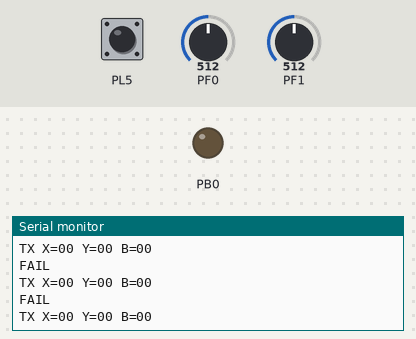
Recording of a program running on a simulated ATmega2560, built with avr-gcc and emulated at 16 MHz. Parts: output pins drawn as LEDs (lit = HIGH), the last lines printed to the serial monitor. The test bench sets the inputs (shaded band); at power-on: PF0 = 512, PF1 = 512, PL5 HIGH. Pins used as bus, display or sensor lines are not drawn.

Above: at 1.2 s.
1.3 s: PF0 set to 306
At 1.4 s:
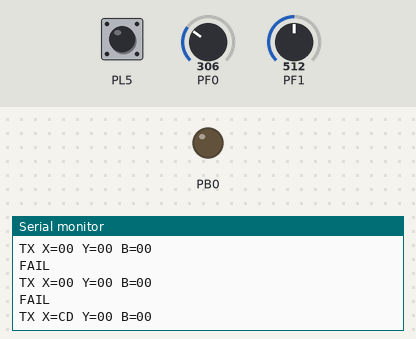
2.9 s: PF1 set to 306
At 2.98 s:
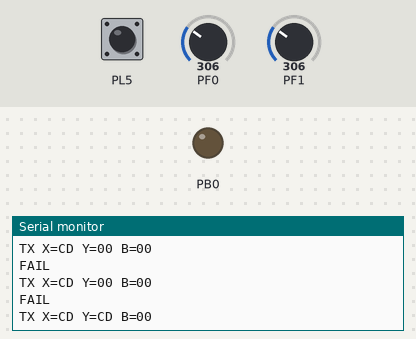
4.5 s: PF0 set to 230
At 4.56 s:
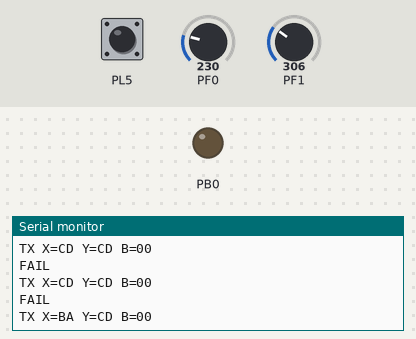
6.1 s: PF1 set to 230
At 6.13 s:
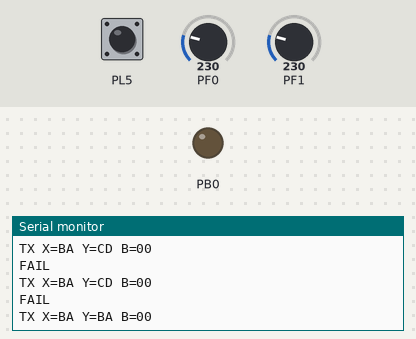

The program:

main.cpp
```cpp
#include <avr/io.h>

#define F_CPU 16000000
#include <util/delay.h>

#include "nrf24.h"
#include "uart.h"
#include "Joydriver.h"
#include "controller_packet.h"

void UART_SendHex(uint8_t val)
{
	const char hex[] = "0123456789ABCDEF";
	UART_SendChar(hex[(val >> 4) & 0x0F]);
	UART_SendChar(hex[val & 0x0F]);
}

static int8_t JoyNormalizeAxis(uint16_t raw)
{
	int16_t centered = (int16_t)raw - 512;
	int16_t scaled = centered / 4;

	if (scaled > 127) scaled = 127;
	if (scaled < -127) scaled = -127;

	return (int8_t)scaled;
}


static void BuildControllerPacket(ControllerPacket *pkt)
{
	JoyRaw jr;

	pkt->joyX = 0;
	pkt->joyY = 0;
	pkt->buttons = 0;
	pkt->flags = 0;

	if (!JoyReadRaw(&jr)) {
		return;
	}

	pkt->joyX = JoyNormalizeAxis(jr.x);
	pkt->joyY = JoyNormalizeAxis(jr.y);

	if (jr.sw) {
		pkt->buttons |= CTRL_BTN_JOYSTICK;
	}

	pkt->flags |= CTRL_FLAG_VALID;
}

// TX-Code

int main(void)
{
	const uint8_t addr[5] = { 'N','R','F','2','4' };
	ControllerPacket pkt;

	UART_Init();
	JoyInit();

	UART_SendString("TX START\r\n");

	NRF24Init();
	NRF24InitTX(40, sizeof(ControllerPacket), addr);

	while (1)
	{
		BuildControllerPacket(&pkt);

		UART_SendString("TX X=");
		UART_SendHex((uint8_t)pkt.joyX);
		UART_SendString(" Y=");
		UART_SendHex((uint8_t)pkt.joyY);
		UART_SendString(" B=");
		UART_SendHex(pkt.buttons);
		UART_SendString("\r\n");

		if (NRF24SendPacket((const uint8_t*)&pkt, sizeof(ControllerPacket))) {
			UART_SendString("OK\r\n");
			} else {
			UART_SendString("FAIL\r\n");
		}

		_delay_ms(50);
	}
}

// RX-Code
/*
int main(void)
{
	const uint8_t addr[5] = { 'N','R','F','2','4' };
	ControllerPacket pkt;

	UART_Init();
	UART_SendString("RX START\r\n");

	NRF24Init();
	NRF24InitRX(40, sizeof(ControllerPacket), addr);

	while (1)
	{
		if (NRF24DataReady()) {
			NRF24ReceivePacket((uint8_t*)&pkt, sizeof(ControllerPacket));

			UART_SendString("RX X=");
			UART_SendHex((uint8_t)pkt.joyX);
			UART_SendString(" Y=");
			UART_SendHex((uint8_t)pkt.joyY);
			UART_SendString(" B=");
			UART_SendHex(pkt.buttons);
			UART_SendString(" F=");
			UART_SendHex(pkt.flags);
			UART_SendString("\r\n");
		}
	}
}
*/
```

controller_packet.h
```cpp
#ifndef CONTROLLER_PACKET_H
#define CONTROLLER_PACKET_H

#include <stdint.h>

#define CTRL_BTN_JOYSTICK   (1 << 0)
#define CTRL_FLAG_VALID     (1 << 0)

typedef struct {
	int8_t joyX;       // -127 .. 127
	int8_t joyY;       // -127 .. 127
	uint8_t buttons;   // bitfelt
	uint8_t flags;     // reserveret / valid
} ControllerPacket;

#endif
```

nrf24.cpp
```cpp
/************************************************************
File name: "nrf24.cpp"

Minimal driver for nRF24L01 on ATmega2560.
Version 1: fixed payload, no auto-ack, no retransmit,
polling-based TX/RX.

Intended for:
- understanding the datasheet
- testing register access over SPI
- testing TX/RX between two MCUs

Max MCU clock = 16 MHz

ATmega2560 hardware SPI:
MOSI: PB2
MISO: PB3
SCK : PB1
SS  : PB0

Choose CE and CSN freely

************************************************************/

#include <avr/io.h>

#define F_CPU 16000000
#include <util/delay.h>

// #include <avr/cpufunc.h>  // _NOP()
// Ovenstående bruges ikke, selvom vi laver timing

#include "nrf24.h"

// PINS DEFINITIONS /////////////////////////////////////

// CE (Chip Enable Activates RX or TX mode)
#define NRF_CE_DDR DDRL
#define NRF_CE_PORT PORTL
#define NRF_CE_BIT 7

// CSN (SPI Chip Select)
#define NRF_CSN_DDR DDRL
#define NRF_CSN_PORT PORTL
#define NRF_CSN_BIT 6

// Dedicated SPI pins on ATMega2560
#define NRF_SPI_DDR DDRB
#define NRF_SPI_PORT PORTB
#define NRF_MOSI_BIT 2 // Page 2 from ATMega2560 databook
#define NRF_MISO_BIT 3
#define NRF_SCK_BIT 1
#define NRF_SS_BIT 0

// COMMAND SET /////////////////////////////////////////////////////////////////

#define NRF_CMD_R_REGISTER 0b00000000 // - R_REGISTER Command name
#define NRF_CMD_W_REGISTER 0b00100000 // - W_REGISTER Command name
#define NRF_CMD_R_RX_PAYLOAD 0b01100001 // - R_RX_PAYLOAD Command name
#define NRF_CMD_W_TX_PAYLOAD 0b10100000 // - W_TX_PAYLOAD Command name
#define NRF_CMD_FLUSH_TX 0b11100001 // - FLUSH_TX Command name
#define NRF_CMD_FLUSH_RX 0b11100010 // - FLUSH_RX Command name
#define NRF_CMD_NOP 0b11111111 // - NOP Command name

#define NRF_CMD_REGISTER_MAP_ADDRESS 0b00011111 // AAAAA = 5 bit Register Map Address

// REGISTER MAP ////////////////////////////////////////////////////////////////

#define NRF_REG_CONFIG 0x00
#define NRF_REG_EN_AA 0x01
#define NRF_REG_EN_RXADDR 0x02
#define NRF_REG_SETUP_AW 0x03
#define NRF_REG_SETUP_RETR 0x04
#define NRF_REG_RF_CH 0x05
#define NRF_REG_RF_SETUP 0x06
#define NRF_REG_STATUS 0x07
#define NRF_REG_RX_ADDR_P0 0x0A // Receive address data pipe 0. 5 Bytes maximumlength. (LSByte is written first. Write the number of bytes defined by SETUP_AW)

// We only have one receiver, so we don't define the other data pipes

#define NRF_REG_TX_ADDR 0x10
#define NRF_REG_RX_PW_P0 0x11
#define NRF_REG_FIFO_STATUS 0x17

// BIT DEFINITIONS /////////////////////////////////////////////////////////////

//NRF_"RegisterMnemonic"_"BitMnemonic"

#define NRF_CONFIG_EN_CRC 3
#define NRF_CONFIG_CRCO 2
#define NRF_CONFIG_PWR_UP 1
#define NRF_CONFIG_PRIM_RX 0

#define NRF_STATUS_RX_DR 6
#define NRF_STATUS_TX_DS 5
#define NRF_STATUS_MAX_RT 4

#define NRF_FIFO_RX_EMPTY 0

// LOCAL FUNCTIONS /////////////////////////////////////////////////////////////

static void NRF24CEHigh(void) // We define this, since this signal is active high and is used to activate the chip in RX or TX mode
{
	NRF_CE_PORT |= (1 << NRF_CE_BIT); // Behold alt - men sørg for at denne bit (NRF_CE_BIT) er 1 for CE-port'en (Port L)
}

static void NRF24CELow(void) // We define this, since this signal is active high and is used to activate the chip in RX or TX mode
{
	NRF_CE_PORT &= ~(1 << NRF_CE_BIT); // Behold alt   men sørg for at denne bit (NRF_CE_BIT) er 0 for CE-port'en (Port L)
}

static void NRF24CSNHigh(void) // We define this, since this initiates either SPI read og write operation
{
	NRF_CSN_PORT |= (1 << NRF_CSN_BIT); // Behold alt - men sørg for at denne bit (NRF_CSN_BIT) er 1 for CSN-port'en (Port L)
}

static void NRF24CSNLow(void)
{
	NRF_CSN_PORT &= ~(1 << NRF_CSN_BIT); // Behold alt   men sørg for at denne bit (NRF_CSN_BIT) er 0 for CSN-port'en (Port L)
}

static void NRF24SPIInit(void)
{
	// "Set MOSI, SS and SCK output, all others input" (Reference: ATMega2560 DataBook, page 193, C Code Example)

	// NRF_SPI_DDR = (1 << NRF_MOSI_BIT) | (1 << NRF_SCK_BIT) | (1 << NRF_SS_BIT);

	// Bedre implementering er at vi ikke overskriver hele DDRB
	NRF_SPI_DDR |= (1 << NRF_MOSI_BIT) | (1 << NRF_SCK_BIT) | (1 << NRF_SS_BIT);
	NRF_SPI_DDR &= ~(1 << NRF_MISO_BIT);

	// "Enable SPI, Master, set clock rate fck/16" (Reference: ATMega2560 DataBook, page 193, C Code Example)
	// SPE: SPI Enable - "When the SPE bit is written to one, the SPI is enabled. This bit must be set to enable any SPI operations." - (Reference: ATMega2560 DataBook, page 197, SPCR Bit 6)
	// MSTR: Master/Slave Select - "This bit selects Master SPI mode when written to one, and Slave SPI mode when written logic zero." - (Reference: ATMega2560 DataBook, page 197, SPCR Bit 4)
	// Bits 1, 0   SPR1, SPR0: SPI Clock Rate Select 1 and 0 - "These two bits control the SCK rate of the device configured as a Master." - (Reference: ATMega2560 DataBook, page 198, SPCR Bits 1, 0)
		// Kombination ved at enable SPR0 bit og disable SPR1 bit gør at vi får en SCK frekvens på fosc/ 16 --> 16 MHz / 16 = 1 MHz
		// SCK Frekvens på 1 MHz er fint som clock til nRF24L01

	SPCR = (1 << SPE) | (1 << MSTR) | (1 << SPR0); // SPCR - SPI Control Register

	// BEMÆRK AT CPOL BIT 3 OG CPHA BIT 2 ER BEGGE 0, FORDI AT NÅR MAN OBSERVERER TIMING DIAGRAMMET FOR nRF24L01, SÅ ER CPOL = 0 og CPHA = 0
	// ---> DERFOR SÆTTER VI DE TO BITS (3 og 2) TIL LOW

	// BEMÆRK AT PÅ TIMING DIAGRAMMET FOR nRF24L01, SÅ ER DET MSB FIRST. I Figure 21-3 i ATMega2560 databook'en, så sætter man DORD = 0, for at få MSB first
	// "DORD" er bit 5 i SPCR
	SPSR = 0;
}

static uint8_t NRF24SPITransceive(uint8_t data) // "8 bit command set" + "Command word: MSBit to LSBit (one byte)" + "You can use the SPI to   by 1 byte SPI commands..."
{
	/* Start transmission */
	SPDR = data;

	/* Wait for transmission complete */
	/*while(!(SPSR & (1<<SPIF))) // FIND UD AF HVAD DET HER GØR
	{}
	return SPDR */

	while(!(SPSR & (1<<SPIF))) // FIND UD AF HVAD DET HER GØR
	;

	// (Ovenstående er reference: ATMega2560 DataBook, page 193, C Code Example)

	return SPDR;
}

static void NRF24PinsInit(void)
{
	// Control pins are outputs

	NRF_CE_DDR  |= (1 << NRF_CE_BIT);
	NRF_CSN_DDR |= (1 << NRF_CSN_BIT);

	NRF24CELow(); // "No ongoing packet transmission" - Standby-I operational mode (Observer afsnit 6.1.6 omkring nRF24 main modes)
	// Vi starter med at der ikke udføres packet transmission --> De kalder det "Standby-I" mode.
	// CE har "PWR_UP" bitten tilfælles, for at forklare de modes, som nRF24 kan være i. Med udelukkelsesmetoden kan man bare sætte CE low, så at man er pr. automatik i Standby-I mode og ikke laver packet transmission

	NRF24CSNHigh(); // Når CSN = LOW --> Chip er valgt (aktiv), Når CSN = HIGH --> Chip er ikke valgt (inaktiv) på SPI
	// Observer timing diagram også at når CSN er høj, så er nRF24L01 IKKE aktiv på SPI (page 47 på datablad af nRF24)
}

static void NRF24WriteCommand(uint8_t cmd) // Kig på timing diagrammet på nRF24L01
{
	NRF24CSNLow();
	NRF24SPITransceive(cmd);
	NRF24CSNHigh();
}

static void NRF24StartUpDelay(void) // Transition State (Observer legend i state machine diagram for radio control)
{
	// Tpd2stby - PowerDown --> Standby mode : MAX 1.5 ms MED INTERNAL CRYSTAL OSCILLATOR
	// Siden MAX --> "Efter 1.5 ms er vi GARANTERET klar" --> Put derfor en buffer på 2 ms
	_delay_ms(2);

	// KIG PÅ STATE MACHINE DIAGRAMMET FOR RADIO CONTROL
	// Altså, når nRF24 har power --> Så sættes "PWR_UP" til 1
	// DER GÅR I HVERTFALD 1.5 ms (kaldt "Start Up") --> DERMED ER MAN GARANTERET AT VÆRE I "Standby-I" mode
}

static void NRF24TX_RXSettlingDelay(void) // Transition State (Observer legend i state machine diagram for radio control)
{
	// Tstby2a - Standby modes --> TX/RX mode : MAX 130 us
	// Siden MAX --> "Efter 130 us er vi GARANTERET klar" --> Put derfor en buffer på 200 us
	_delay_us(200);

	// KIG PÅ STATE MACHINE DIAGRAMMET FOR RADIO CONTROL
	// Altså når nRF24 er i state "Standby-I", så sættes "CE" til 1
	// DER GÅR I HVERTFALD 130 us (kaldt "RX Settling" ELLER "TX Settling") --> DERMED ER MAN GARANTERET AT VÆRE I ENTEN RX MODE ELLER TX MODE, AFHÆNGIGT AF NRF_CONFIG_PRIM_RX-bit'en
}

static void NRF24PowerOnResetDelay(void) // Transition State (Observer legend i state machine diagram for radio control)
{
	// Datasheet: TPOR max 10.3 ms after VDD reaches 1.9 V
	_delay_ms(11);
}

// PUBLIC FUNCTIONS ////////////////////////////////////////////////////////////

void NRF24Init(void)
{
    NRF24PinsInit();
    NRF24PowerOnResetDelay();
    NRF24SPIInit();
}

uint8_t NRF24GetStatus(void)
{
	uint8_t status;

	NRF24CSNLow();
	status = NRF24SPITransceive(NRF_CMD_NOP);
	NRF24CSNHigh();

	return status;
}

uint8_t NRF24ReadRegister(uint8_t reg)
{
	uint8_t data;

	NRF24CSNLow();
	NRF24SPITransceive(NRF_CMD_R_REGISTER | (NRF_CMD_REGISTER_MAP_ADDRESS & reg));
	data = NRF24SPITransceive(NRF_CMD_NOP);
	NRF24CSNHigh();

	return data;
}

void NRF24WriteRegister(uint8_t reg, uint8_t value)
{
	NRF24CSNLow();
	NRF24SPITransceive(NRF_CMD_W_REGISTER | (NRF_CMD_REGISTER_MAP_ADDRESS & reg));
	NRF24SPITransceive(value);
	NRF24CSNHigh();
}

void NRF24ReadRegisterMulti(uint8_t reg, uint8_t *data, uint8_t length)
{
	NRF24CSNLow();
	NRF24SPITransceive(NRF_CMD_R_REGISTER | (NRF_CMD_REGISTER_MAP_ADDRESS & reg));

	for (uint8_t i = 0; i < length; i++) {
		data[i] = NRF24SPITransceive(NRF_CMD_NOP);
	}

	NRF24CSNHigh();
}

void NRF24WriteRegisterMulti(uint8_t reg, const uint8_t *data, uint8_t length)
{
	NRF24CSNLow();
	NRF24SPITransceive(NRF_CMD_W_REGISTER | (NRF_CMD_REGISTER_MAP_ADDRESS & reg));

	for (uint8_t i = 0; i < length; i++) {
		NRF24SPITransceive(data[i]);
	}

	NRF24CSNHigh();
}

void NRF24WritePayload(const uint8_t *data, uint8_t length)
{
	NRF24CSNLow();
	NRF24SPITransceive(NRF_CMD_W_TX_PAYLOAD);

	for (uint8_t i = 0; i < length; i++) {
		NRF24SPITransceive(data[i]);
	}

	NRF24CSNHigh();
}

void NRF24ReadPayload(uint8_t *data, uint8_t length)
{
	NRF24CSNLow();
	NRF24SPITransceive(NRF_CMD_R_RX_PAYLOAD);

	for (uint8_t i = 0; i < length; i++) {
		data[i] = NRF24SPITransceive(NRF_CMD_NOP);
	}

	NRF24CSNHigh();
}

void NRF24FlushTX(void)
{
	NRF24WriteCommand(NRF_CMD_FLUSH_TX);
}

void NRF24FlushRX(void)
{
	NRF24WriteCommand(NRF_CMD_FLUSH_RX);
}

void NRF24ClearAllInterrupts(void)
{
	// Clear RX_DR, TX_DS, MAX_RT by writing 1s
	NRF24WriteRegister(NRF_REG_STATUS,
	(1 << NRF_STATUS_RX_DR) |
	(1 << NRF_STATUS_TX_DS) |
	(1 << NRF_STATUS_MAX_RT));
}

void NRF24InitTX(uint8_t channel, uint8_t payloadLength, const uint8_t *address)
{
	NRF24CELow();

	// Disable auto-ack
	NRF24WriteRegister(NRF_REG_EN_AA, 0x00);

	// Enable only pipe 0
	NRF24WriteRegister(NRF_REG_EN_RXADDR, 0x01);

	// 5-byte address width
	NRF24WriteRegister(NRF_REG_SETUP_AW, 0x03);

	// Disable retransmit
	NRF24WriteRegister(NRF_REG_SETUP_RETR, 0x00);

	// RF channel
	NRF24WriteRegister(NRF_REG_RF_CH, channel & 0x7F);

	// RF setup:
	// bit 0 = LNA_HCURR
	// RF_DR = 0 => 1 Mbps
	// RF_PWR = 11 => 0 dBm
	NRF24WriteRegister(NRF_REG_RF_SETUP, 0x07);

	// Set TX address
	NRF24WriteRegisterMulti(NRF_REG_TX_ADDR, address, 5);

	// Optional: set RX_ADDR_P0 equal to TX_ADDR
	// useful later if auto-ack is enabled
	NRF24WriteRegisterMulti(NRF_REG_RX_ADDR_P0, address, 5);

	// Static payload length for pipe 0
	NRF24WriteRegister(NRF_REG_RX_PW_P0, payloadLength & 0x3F);

	NRF24FlushTX();
	NRF24FlushRX();
	NRF24ClearAllInterrupts();

	// CONFIG:
	// EN_CRC = 1
	// PWR_UP = 1
	// PRIM_RX = 0 (TX mode)
	NRF24WriteRegister(NRF_REG_CONFIG,
	(1 << NRF_CONFIG_EN_CRC) |
	(1 << NRF_CONFIG_PWR_UP));

	NRF24StartUpDelay();
}

void NRF24InitRX(uint8_t channel, uint8_t payloadLength, const uint8_t *address)
{
	NRF24CELow();

	// Disable auto-ack
	NRF24WriteRegister(NRF_REG_EN_AA, 0x00);

	// Enable only pipe 0
	NRF24WriteRegister(NRF_REG_EN_RXADDR, 0x01);

	// 5-byte address width
	NRF24WriteRegister(NRF_REG_SETUP_AW, 0x03);

	// Disable retransmit
	NRF24WriteRegister(NRF_REG_SETUP_RETR, 0x00);

	// RF channel
	NRF24WriteRegister(NRF_REG_RF_CH, channel & 0x7F);

	// RF setup: 1 Mbps, 0 dBm
	NRF24WriteRegister(NRF_REG_RF_SETUP, 0x07);

	// Set RX address pipe 0
	NRF24WriteRegisterMulti(NRF_REG_RX_ADDR_P0, address, 5);

	// Static payload length for pipe 0
	NRF24WriteRegister(NRF_REG_RX_PW_P0, payloadLength & 0x3F);

	NRF24FlushTX();
	NRF24FlushRX();
	NRF24ClearAllInterrupts();

	// CONFIG:
	// EN_CRC = 1
	// PWR_UP = 1
	// PRIM_RX = 1 (RX mode)
	NRF24WriteRegister(NRF_REG_CONFIG,
	(1 << NRF_CONFIG_EN_CRC) |
	(1 << NRF_CONFIG_PWR_UP) |
	(1 << NRF_CONFIG_PRIM_RX));

	NRF24StartUpDelay();

	NRF24CEHigh(); // Enable CE først, bagefter lav RX/TX settling delay (ifølge state machine diagrammet)

	NRF24TX_RXSettlingDelay();
}

bool NRF24SendPacket(const uint8_t *data, uint8_t length)
{
    NRF24CELow();
    NRF24ClearAllInterrupts();
    NRF24FlushTX();
    NRF24WritePayload(data, length);

    NRF24CEHigh();
    _delay_us(15);
    NRF24CELow();

    for (uint16_t i = 0; i < 1000; i++) {
        uint8_t status = NRF24GetStatus();

        if (status & (1 << NRF_STATUS_TX_DS)) {
            NRF24ClearAllInterrupts();
            return true;
        }

        if (status & (1 << NRF_STATUS_MAX_RT)) {
            NRF24ClearAllInterrupts();
            NRF24FlushTX();
            return false;
        }

        _delay_us(20);
    }

    return false;
}

bool NRF24DataReady(void)
{
	uint8_t fifo = NRF24ReadRegister(NRF_REG_FIFO_STATUS);

	// RX_EMPTY = 0 means data available
	return ((fifo & (1 << NRF_FIFO_RX_EMPTY)) == 0);
}

void NRF24ReceivePacket(uint8_t *data, uint8_t length)
{
	NRF24ReadPayload(data, length);
	NRF24ClearAllInterrupts();
}
```

nrf24.h
```cpp
#pragma once
#include <stdint.h>
#include <stdbool.h>

void NRF24Init(void);
void NRF24InitTX(uint8_t channel, uint8_t payloadLength, const uint8_t *address);
void NRF24InitRX(uint8_t channel, uint8_t payloadLength, const uint8_t *address);

uint8_t NRF24GetStatus(void);

uint8_t NRF24ReadRegister(uint8_t reg);
void NRF24WriteRegister(uint8_t reg, uint8_t value);

void NRF24ReadRegisterMulti(uint8_t reg, uint8_t *data, uint8_t length);
void NRF24WriteRegisterMulti(uint8_t reg, const uint8_t *data, uint8_t length);

void NRF24WritePayload(const uint8_t *data, uint8_t length);
void NRF24ReadPayload(uint8_t *data, uint8_t length);

void NRF24FlushTX(void);
void NRF24FlushRX(void);
void NRF24ClearAllInterrupts(void);

bool NRF24SendPacket(const uint8_t *data, uint8_t length);
bool NRF24DataReady(void);
void NRF24ReceivePacket(uint8_t *data, uint8_t length);
```

uart.cpp
```cpp
#include "uart.h"

#define F_CPU 16000000UL
#include <avr/io.h>

#define BAUD 9600
#define UBRR_VALUE ((F_CPU/16/BAUD)-1)

void UART_Init(void)
{
	UBRR0H = (uint8_t)(UBRR_VALUE >> 8);
	UBRR0L = (uint8_t)UBRR_VALUE;

	UCSR0B = (1 << TXEN0);              // Enable TX
	UCSR0C = (1 << UCSZ01) | (1 << UCSZ00); // 8-bit
}

void UART_SendChar(char c)
{
	while (!(UCSR0A & (1 << UDRE0)));
	UDR0 = c;
}

void UART_SendString(const char *str)
{
	while (*str) {
		UART_SendChar(*str++);
	}
}
```

uart.h
```cpp
#pragma once

void UART_Init(void);
void UART_SendChar(char c);
void UART_SendString(const char *str);
```

Joydriver.h
```cpp
#ifndef JOYDRIVER_H_
#define JOYDRIVER_H_

#include <stdint.h>
#include <stdbool.h>

typedef struct {
	uint16_t x;   // 0..1023 (ADC)
	uint16_t y;   // 0..1023 (ADC)
	bool     sw;  // true = pressed
} JoyRaw;

typedef enum {
	JOY_NONE = 0,
	JOY_UP,
	JOY_DOWN,
	JOY_LEFT,
	JOY_RIGHT
} JoyDir;

// Init ADC + button input (pull-up)
void JoyInit(void);

// Læs rå joystick (ADC + button)
bool JoyReadRaw(JoyRaw *out);

// Returner retning baseret på deadzone + threshold.
// centerX/centerY er typisk ~512.
// deadzone: fx 60-120.
// threshold: fx 200-300 (hvor hårdt man skal  skubbe  før retning gælder).
JoyDir JoyGetDir(uint16_t x, uint16_t y,
uint16_t centerX, uint16_t centerY,
uint16_t deadzone, uint16_t threshold);

// Convenience: brug interne kalibreringskonstanter (nedenfor i .c)
JoyDir JoyGetDirDefault(uint16_t x, uint16_t y);

#endif
```

Source omitted: Joydriver.cpp (3132 bytes)

Measured:
- after the input at 1.3 s, the serial monitor: prints a new line after 0.09 s (image 1)
- after the input at 2.9 s, the serial monitor: prints a new line after 0.07 s (image 2)
- after the input at 4.5 s, the serial monitor: prints a new line at once (image 3)
- after the input at 6.1 s, the serial monitor: prints a new line at once (image 4)
